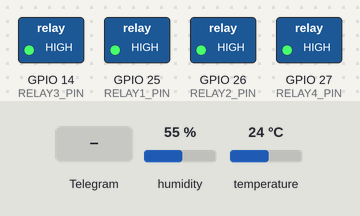
The sketch below on a simulated ESP32. Parts: switched loads named in the sketch (green lamp = pin HIGH). The test bench sets the inputs (shaded band); at power-on: humidity 55 %, temperature 24 °C. WiFi joins after 1.5 s; servers stay silent unless stated; what the sketch prints to the serial monitor is not drawn.

Above: at 3.7 s.
3.8 s: Telegram message "/1_on" received
At 4.8 s:
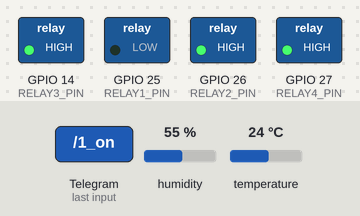
5.6 s: Telegram message "/2_on" received
At 6.1 s:
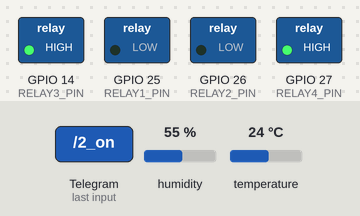
7.2 s: Telegram message "/1_off" received
At 8.5 s:
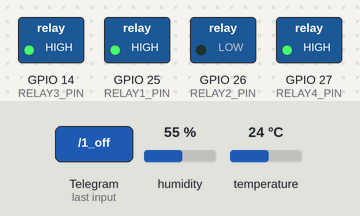
8.8 s: Telegram message "/all_on" received
At 10.0 s:
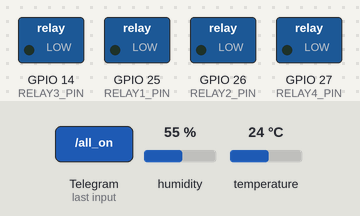
16.6 s: Telegram message "/1_off" received
At 17.7 s:
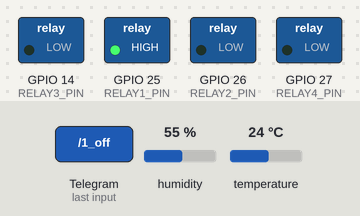
Timing chart, 0 to 19.5 s (numbered marks = the images above; inputs shaded):
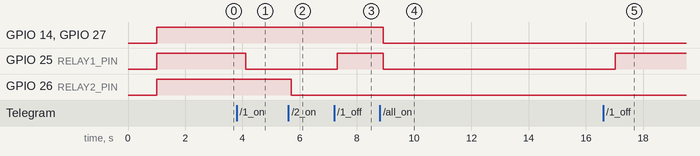

The sketch:

Codingan_Lampu_dan_Suhu_remake.ino
```cpp
#include <WiFi.h>
#include <WiFiClientSecure.h>
#include <DHT.h>
#include <UniversalTelegramBot.h>
#include <ArduinoJson.h>

const char* ssid = "Gusti Rizal";
const char* password = "Dewikos1234";

#define BOT_TOKEN "8881760002:AAGVZTYS8RaTs0VT87p1xk9s5Hw11BeLkiU"
#define CHAT_ID "8909914831"

#define DHTPIN 4
#define DHTTYPE DHT11
DHT dht(DHTPIN, DHTTYPE);

#define RELAY1_PIN 25
#define RELAY2_PIN 26
#define RELAY3_PIN 14
#define RELAY4_PIN 27

WiFiClientSecure client;
UniversalTelegramBot bot(BOT_TOKEN, client);

unsigned long lastBotTime = 0;
const unsigned long BOT_MTBS = 1000;

unsigned long lastSensorTime = 0;
const unsigned long SENSOR_INTERVAL = 5000;

bool relay1State = false;
bool relay2State = false;
bool relay3State = false;
bool relay4State = false;

void setupWiFi();
void setupSensors();
void setupRelays();
void handleNewMessages(int numNewMessages);
void updateRelayState(int relayNum, bool state);
void sendSensorData();
void printSensorData(float temp, float humidity);

void setup() {
  Serial.begin(115200);
  delay(1000);

  Serial.println("\n\nESP32 IoT System Siap Dimulai...");

  setupRelays();
  setupSensors();
  setupWiFi();

  client.setInsecure();
  Serial.println("Setup Selesai!");
}

void loop() {

  if (millis() > lastBotTime + BOT_MTBS) {
    int numNewMessages = bot.getUpdates(bot.last_message_received + 1);
    if (numNewMessages) {
      Serial.println("Menerima perintah Telegram...");
      handleNewMessages(numNewMessages);
    }
    lastBotTime = millis();
  }


  if (millis() > lastSensorTime + SENSOR_INTERVAL) {
    sendSensorData();
    lastSensorTime = millis();
  }
}

void updateRelayState(int relayNum, bool state) {
  int pin;
  switch(relayNum) {
    case 1: pin = RELAY1_PIN; relay1State = state; break;
    case 2: pin = RELAY2_PIN; relay2State = state; break;
    case 3: pin = RELAY3_PIN; relay3State = state; break;
    case 4: pin = RELAY4_PIN; relay4State = state; break;
    default: return;
  }

  digitalWrite(pin, state ? LOW : HIGH);

  Serial.print("Relay "); Serial.print(relayNum);
  Serial.println(state ? " -> KONDISI ON" : " -> KONDISI OFF");
}

void setupWiFi() {
  Serial.print("Menghubungkan ke WiFi: ");
  Serial.println(ssid);

  WiFi.mode(WIFI_STA);
  WiFi.begin(ssid, password);

  int attempts = 0;
  while (WiFi.status() != WL_CONNECTED && attempts < 20) {
    delay(500);
    Serial.print(".");
    attempts++;
  }

  Serial.println();
  if (WiFi.status() == WL_CONNECTED) {
    Serial.println("WiFi Terhubung!");
    Serial.print("IP Address ESP32: ");
    Serial.println(WiFi.localIP());
  } else {
    Serial.println("Gagal terhubung ke WiFi!");
  }
}

void setupSensors() {
  dht.begin();
  Serial.println("Sensor DHT11 Berhasil Dikonfigurasi");
}

void setupRelays() {
  pinMode(RELAY1_PIN, OUTPUT);
  pinMode(RELAY2_PIN, OUTPUT);
  pinMode(RELAY3_PIN, OUTPUT);
  pinMode(RELAY4_PIN, OUTPUT);

  digitalWrite(RELAY1_PIN, HIGH);
  digitalWrite(RELAY2_PIN, HIGH);
  digitalWrite(RELAY3_PIN, HIGH);
  digitalWrite(RELAY4_PIN, HIGH);

  Serial.println("Semua Relay diset awal: MATI (OFF)");
}

void handleNewMessages(int numNewMessages) {
  for (int i = 0; i < numNewMessages; i++) {
    String chat_id = String(bot.messages[i].chat_id);
    String text = bot.messages[i].text;
    String from_name = bot.messages[i].from_name;

    if (chat_id != CHAT_ID) {
      bot.sendMessage(chat_id, "User Tidak Dikenal!", "");
      return;
    }

    if (text == "/start") {
      String welcome = "Welcome " + from_name + " ke ESP32 Control System!\n\n";
      welcome += "Daftar Perintah:\n";
      welcome += "/status - Cek Suhu & Status Relay\n";
      welcome += "/1_on - Nyalakan Relay 1\n";
      welcome += "/1_off - Matikan Relay 1\n";
      welcome += "/2_on - Nyalakan Relay 2\n";
      welcome += "/2_off - Matikan Relay 2\n";
      welcome += "/3_on - Nyalakan Relay 3\n";
      welcome += "/3_off - Matikan Relay 3\n";
      welcome += "/4_on - Nyalakan Relay 4\n";
      welcome += "/4_off - Matikan Relay 4\n";
      welcome += "/temp - Cek Suhu & Kelembapan\n";
      welcome += "/all_on - Nyalakan Semua\n";
      welcome += "/all_off - Matikan Semua\n";
      bot.sendMessage(chat_id, welcome, "");
    }

    else if (text == "/status") {
      float temp = dht.readTemperature();
      float humidity = dht.readHumidity();

      String status = " *STATUS SISTEM SAAT INI*\n\n";
      status += "  Suhu: " + String(temp, 1) + "°C\n";
      status += "  Kelembapan: " + String(humidity, 1) + "%\n\n";
      status += " Status Lampu/Relay:\n";
      status += "Relay 1: " + String(relay1State ? " NYALA" : " MATI") + "\n";
      status += "Relay 2: " + String(relay2State ? " NYALA" : " MATI") + "\n";
      status += "Relay 3: " + String(relay3State ? " NYALA" : " MATI") + "\n";
      status += "Relay 4: " + String(relay4State ? " NYALA" : " MATI") + "\n";

      bot.sendMessage(chat_id, status, "Markdown");
    }

    else if (text == "/temp") {
      float temp = dht.readTemperature();
      float humidity = dht.readHumidity();

      if (isnan(temp) || isnan(humidity)) {
        bot.sendMessage(chat_id, "Gagal membaca sensor DHT11!", "");
      } else {
        String tempMsg = " Suhu: " + String(temp, 1) + "°C\n";
        tempMsg += " Kelembapan: " + String(humidity, 1) + "%\n";
        bot.sendMessage(chat_id, tempMsg, "");
      }
    }


    else if (text == "/1_on")  { updateRelayState(1, true);  bot.sendMessage(chat_id, " Relay 1 NYALA", ""); }
    else if (text == "/1_off") { updateRelayState(1, false); bot.sendMessage(chat_id, " Relay 1 MATI", ""); }

    else if (text == "/2_on")  { updateRelayState(2, true);  bot.sendMessage(chat_id, " Relay 2 NYALA", ""); }
    else if (text == "/2_off") { updateRelayState(2, false); bot.sendMessage(chat_id, " Relay 2 MATI", ""); }

    else if (text == "/3_on")  { updateRelayState(3, true);  bot.sendMessage(chat_id, " Relay 3 NYALA", ""); }
    else if (text == "/3_off") { updateRelayState(3, false); bot.sendMessage(chat_id, " Relay 3 MATI", ""); }

    else if (text == "/4_on")  { updateRelayState(4, true);  bot.sendMessage(chat_id, " Relay 4 NYALA", ""); }
    else if (text == "/4_off") { updateRelayState(4, false); bot.sendMessage(chat_id, " Relay 4 MATI", ""); }


    else if (text == "/all_on") {
      updateRelayState(1, true); updateRelayState(2, true); updateRelayState(3, true); updateRelayState(4, true);
      bot.sendMessage(chat_id, " Semua Relay NYALA", "");
    }
    else if (text == "/all_off") {
      updateRelayState(1, false); updateRelayState(2, false); updateRelayState(3, false); updateRelayState(4, false);
      bot.sendMessage(chat_id, " Semua Relay MATI", "");
    }
  }
}

void sendSensorData() {
  float temp = dht.readTemperature();
  float humidity = dht.readHumidity();
  if (!isnan(temp) && !isnan(humidity)) {
    printSensorData(temp, humidity);
  } else {
    Serial.println("Gagal membaca sensor DHT11!");
  }
}

void printSensorData(float temp, float humidity) {
  Serial.println("═══════════════════════════════");
  Serial.print("Suhu: "); Serial.print(temp); Serial.println(" °C");
  Serial.print("Kelembapan: "); Serial.print(humidity); Serial.println(" %");
  Serial.print("R1: "); Serial.print(relay1State ? "ON " : "OFF ");
  Serial.print("| R2: "); Serial.print(relay2State ? "ON " : "OFF ");
  Serial.print("| R3: "); Serial.print(relay3State ? "ON " : "OFF ");
  Serial.print("| R4: "); Serial.println(relay4State ? "ON" : "OFF");
  Serial.println("═══════════════════════════════");
}
```

Measured:
- after the input at 3.8 s, GPIO 25 (RELAY1_PIN): HIGH → LOW after 0.31 s
- after the input at 5.6 s, GPIO 26 (RELAY2_PIN): HIGH → LOW after 0.11 s
- after the input at 7.2 s, GPIO 25 (RELAY1_PIN): LOW → HIGH after 0.11 s
- after the input at 8.8 s, GPIO 14 (RELAY3_PIN), GPIO 25 (RELAY1_PIN), GPIO 27 (RELAY4_PIN): HIGH → LOW after 0.12 s
- after the input at 16.6 s, GPIO 25 (RELAY1_PIN): LOW → HIGH after 0.43 s
